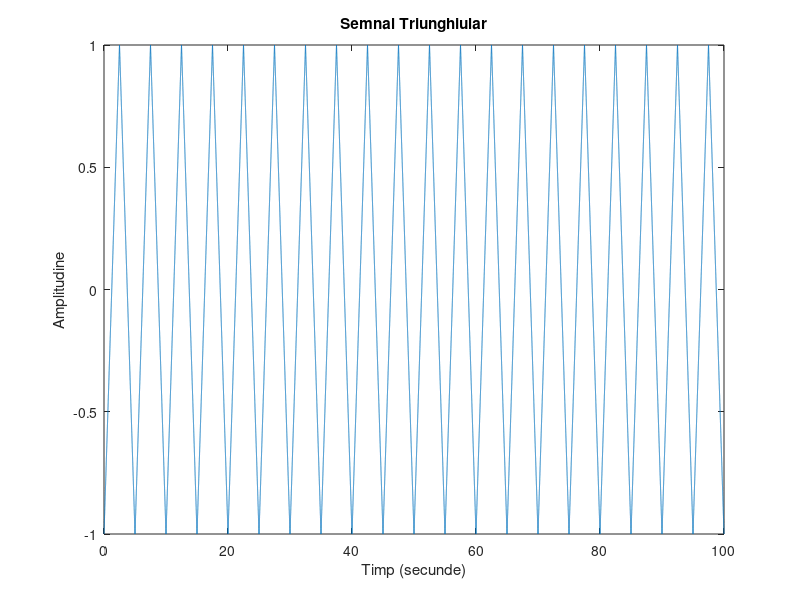

Write the MATLAB code that produced this figure.
function tema2()

fs = 2000;
t = 0:1/fs:100;
x2 = sawtooth(0.4*pi*t, 0.5);
plot(t,x2);


xlabel('Timp (secunde)')
ylabel('Amplitudine')
title('Semnal Triunghiular')

end